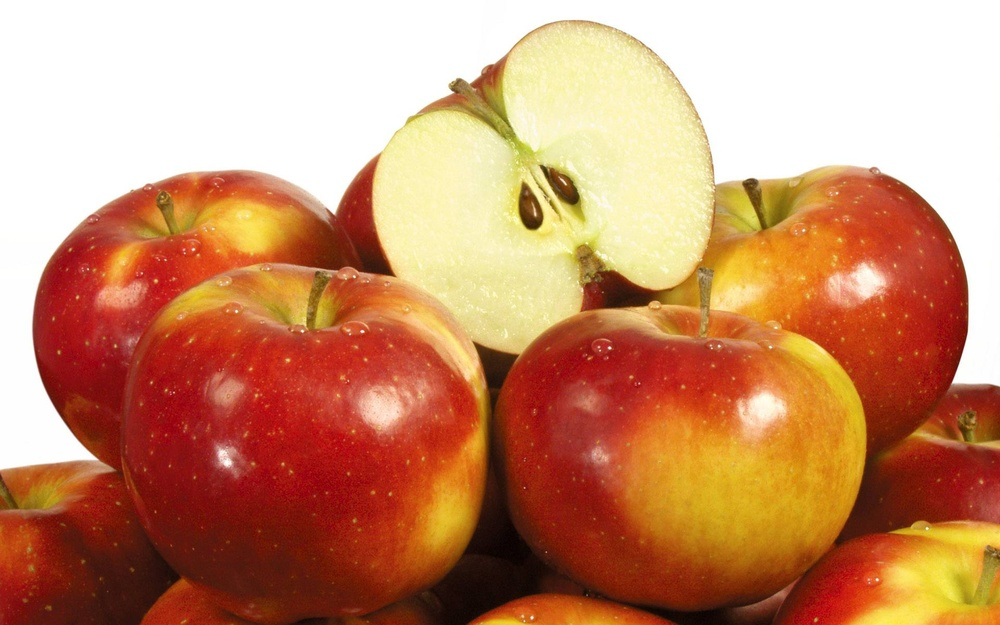
#> input picture examples/apple_95.jpg, 1000 x 625 px, shrunk from 1920 x 1200 before the run
$ python low_pass.py
#> lines starting #> are read from the running program, lines starting #| are printed output that depends on the picture
import numpy as np
import cv2


## Low-Pass Filter
def low_pass_filter(img, size):
    # Create the filter
    filter_ = np.ones((size, size)) / (size**2)

    # Create the output image
    filtered_img = np.zeros_like(img)

    # Apply the filter
    for i in range(img.shape[0] - size):
        for j in range(img.shape[1] - size):
            filtered_img[i, j] = np.sum(img[i:i+size, j:j+size] * filter_)
    return filtered_img

# Example usage:
im = cv2.imread("examples/apple_95.jpg", 0)
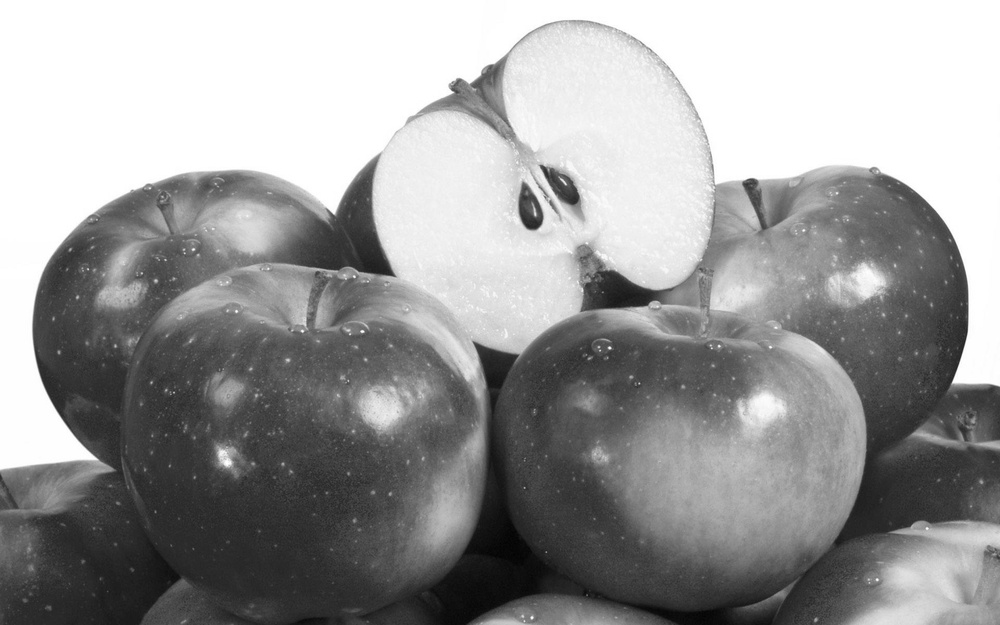
#> im: shape (625, 1000); min 1, max 255, mean 155.7
im_low_pass = low_pass_filter(im, 10)
#> after the loop in low_pass_filter, `for i in range(img.shape[0] - size):`:
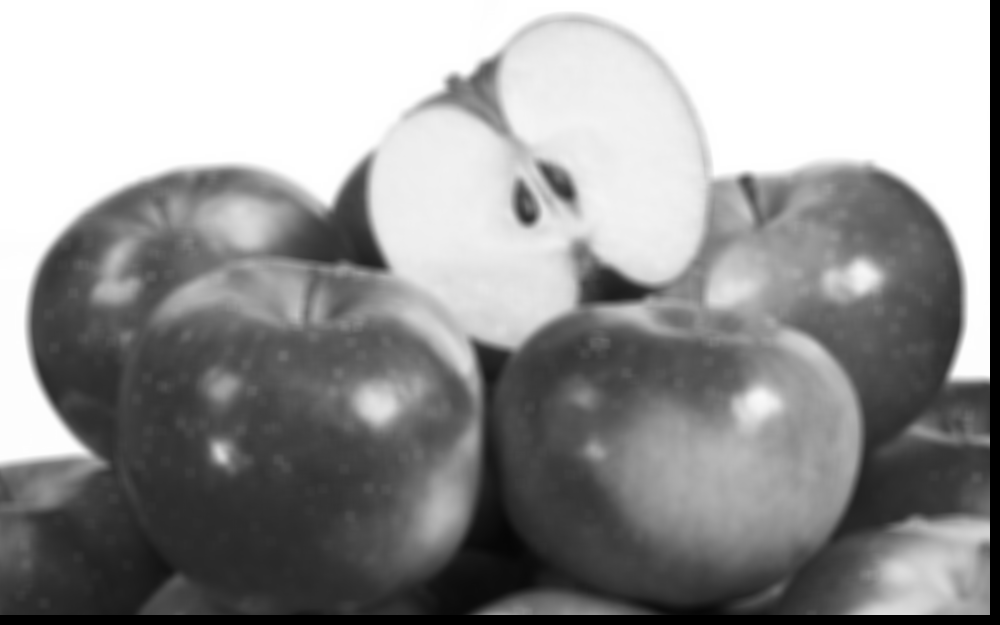
#> filtered_img: shape (625, 1000); min 0, max 255, mean 150.7
cv2.imwrite("examples/low_pass.jpg", im_low_pass)

$ run again, with examples/apple_94.jpg copied over examples/apple_95.jpg
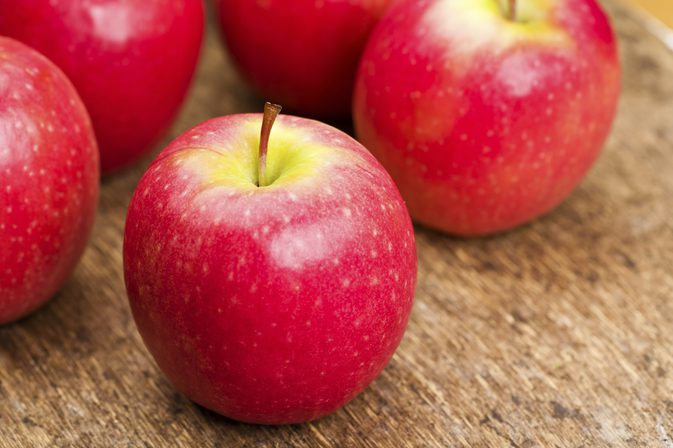
#> input picture examples/apple_94.jpg, 673 x 448 px
#> `im = cv2.imread("examples/apple_95.jpg", 0)`:
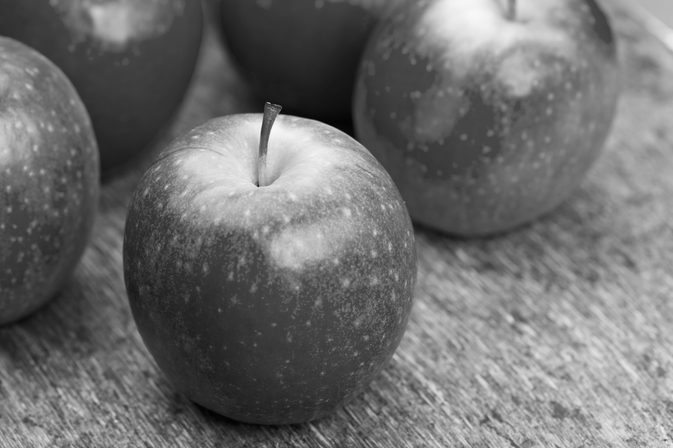
#> im: shape (448, 673); min 0, max 250, mean 110.5
#> after the loop in low_pass_filter, `for i in range(img.shape[0] - size):`:
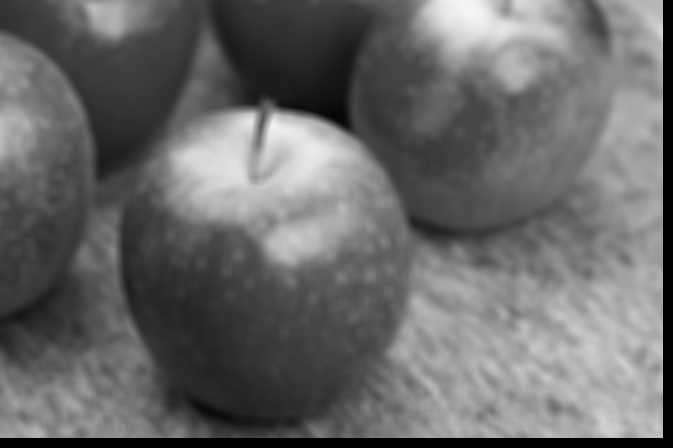
#> filtered_img: shape (448, 673); min 0, max 246, mean 105.1
